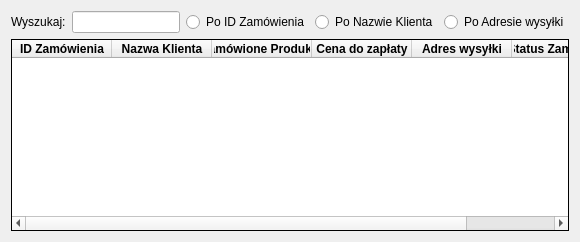
           <widget class="QWidget" name="tabOrdersMain">
            <property name="focusPolicy">
             <enum>Qt::StrongFocus</enum>
            </property>
            <attribute name="title">
             <string>Zamówienia w realizacji</string>
            </attribute>
            <layout class="QGridLayout" name="gridLayout_5">
             <item row="0" column="0">
              <widget class="QLabel" name="label_Wyszukaj_2">
               <property name="text">
                <string>Wyszukaj:</string>
               </property>
              </widget>
             </item>
             <item row="0" column="1">
              <widget class="QLineEdit" name="lineEdit_2"/>
             </item>
             <item row="0" column="2">
              <widget class="QRadioButton" name="search_by_orderID">
               <property name="text">
                <string>Po ID Zamówienia</string>
               </property>
              </widget>
             </item>
             <item row="0" column="3">
              <widget class="QRadioButton" name="search_by_clientName">
               <property name="text">
                <string>Po Nazwie Klienta</string>
               </property>
              </widget>
             </item>
             <item row="0" column="4">
              <widget class="QRadioButton" name="search_by_sendAdress">
               <property name="text">
                <string>Po Adresie wysyłki</string>
               </property>
              </widget>
             </item>
             <item row="1" column="0" colspan="5">
              <widget class="QTableWidget" name="tableOrders">
               <property name="font">
                <font>
                 <pointsize>9</pointsize>
                </font>
               </property>
               <property name="cursor" stdset="0">
                <cursorShape>PointingHandCursor</cursorShape>
               </property>
               <property name="frameShape">
                <enum>QFrame::Box</enum>
               </property>
               <property name="frameShadow">
                <enum>QFrame::Plain</enum>
               </property>
               <property name="lineWidth">
                <number>1</number>
               </property>
               <property name="sortingEnabled">
                <bool>false</bool>
               </property>
               <attribute name="horizontalHeaderStretchLastSection">
                <bool>true</bool>
               </attribute>
               <attribute name="verticalHeaderCascadingSectionResizes">
                <bool>true</bool>
               </attribute>
               <attribute name="verticalHeaderShowSortIndicator" stdset="0">
                <bool>false</bool>
               </attribute>
               <attribute name="verticalHeaderStretchLastSection">
                <bool>false</bool>
               </attribute>
               <column>
                <property name="text">
                 <string>ID Zamówienia</string>
                </property>
                <property name="font">
                 <font>
                  <weight>75</weight>
                  <bold>true</bold>
                 </font>
                </property>
               </column>
               <column>
                <property name="text">
                 <string>Nazwa Klienta</string>
                </property>
                <property name="font">
                 <font>
                  <weight>75</weight>
                  <bold>true</bold>
                 </font>
                </property>
               </column>
               <column>
                <property name="text">
                 <string>Zamówione Produkty</string>
                </property>
                <property name="font">
                 <font>
                  <weight>75</weight>
                  <bold>true</bold>
                 </font>
                </property>
               </column>
               <column>
                <property name="text">
                 <string extracomment="Ilość dostępnych sztuk produktu">Cena do zapłaty</string>
                </property>
                <property name="font">
                 <font>
                  <weight>75</weight>
                  <bold>true</bold>
                 </font>
                </property>
               </column>
               <column>
                <property name="text">
                 <string extracomment="Informacja kto dostarcza dany produkt">Adres wysyłki</string>
                </property>
                <property name="font">
                 <font>
                  <weight>75</weight>
                  <bold>true</bold>
                 </font>
                </property>
               </column>
               <column>
                <property name="text">
                 <string extracomment="Miejsce w którym znajduje się element">Status Zamówienia</string>
                </property>
                <property name="toolTip">
                 <string extracomment="Miejsce w którym znajduje się element"/>
                </property>
                <property name="whatsThis">
                 <string extracomment="Miejsce w którym znajduje się element"/>
                </property>
                <property name="font">
                 <font>
                  <weight>75</weight>
                  <bold>true</bold>
                  <stylestrategy>PreferDefault</stylestrategy>
                 </font>
                </property>
               </column>
              </widget>
             </item>
            </layout>
           </widget>
